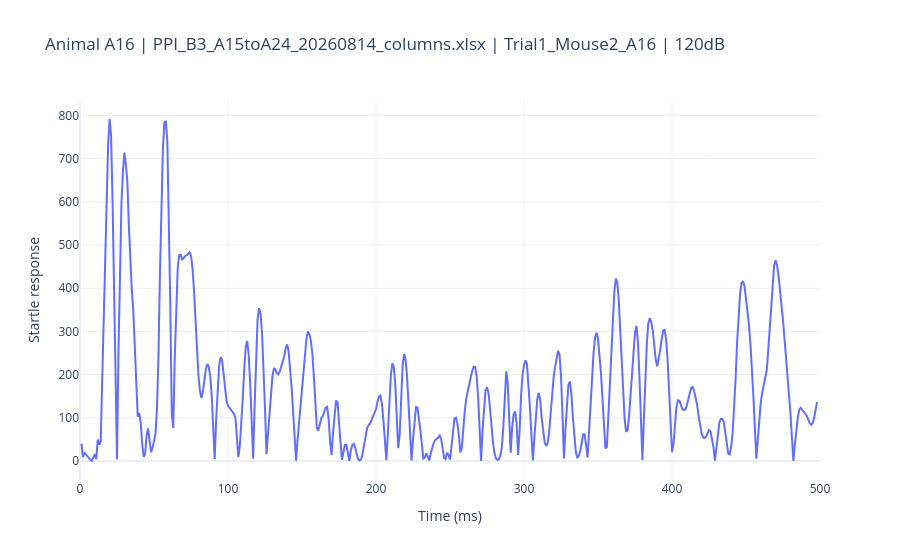
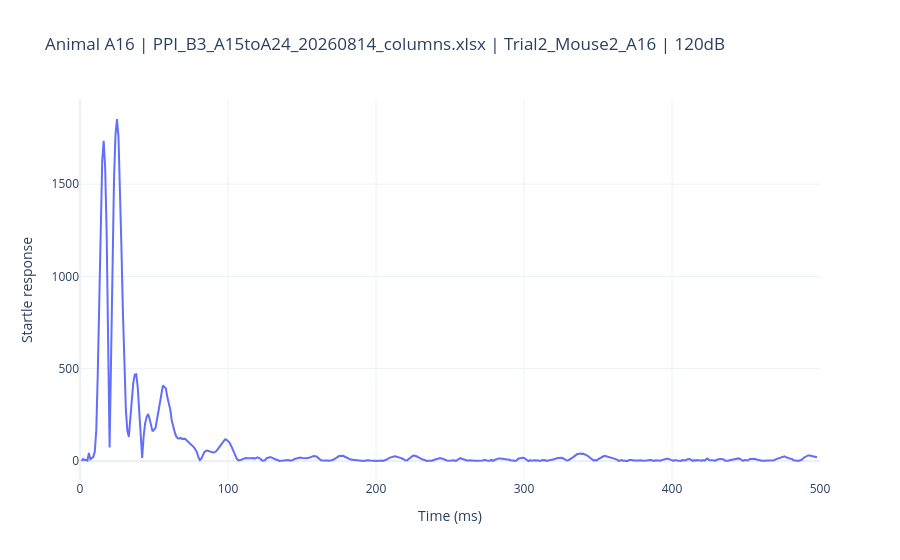
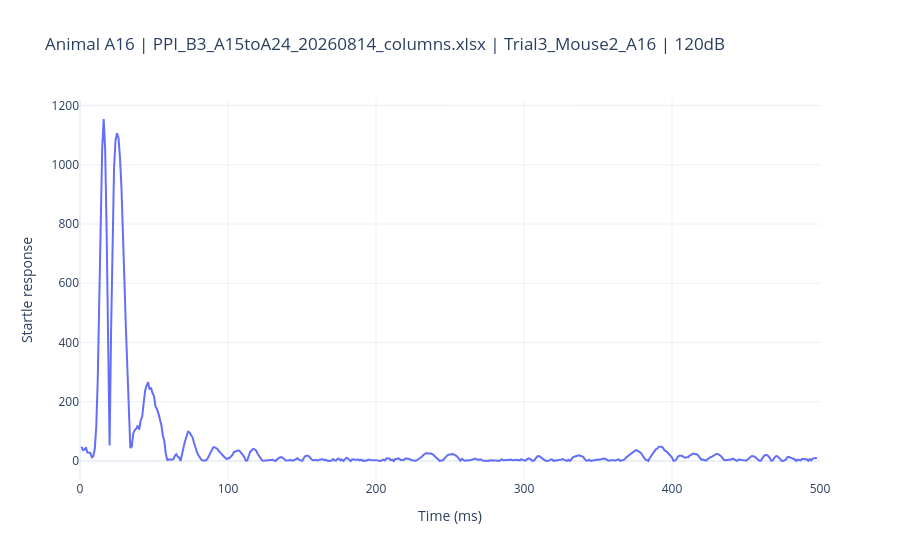
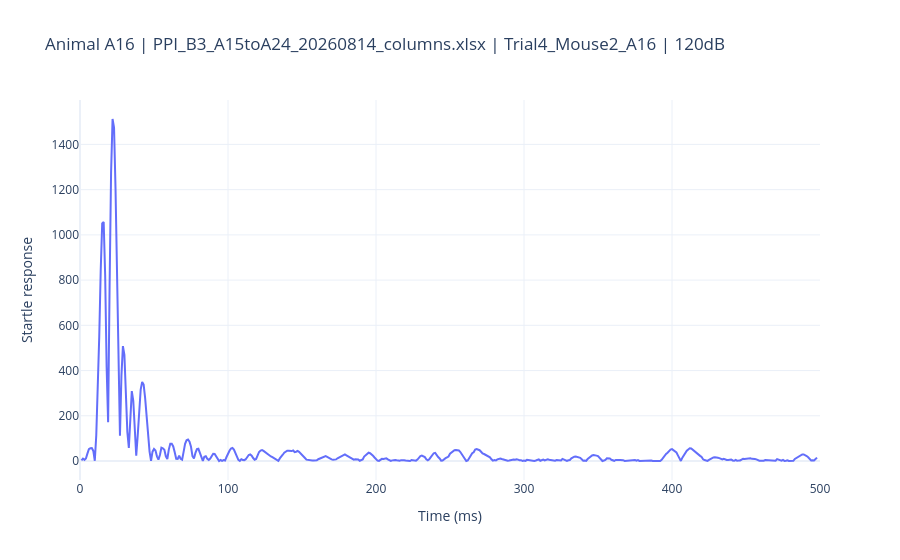

These figures' notebook cell, in order:
### Code cell
# 1. Import required libraries
import os
import re
import pandas as pd
import numpy as np
import plotly.graph_objects as go


# 2. Set the folder containing the SR-LAB files
data_folder = r'C:\Users\lsang\OneDrive\Universiteit\Neuroscience and Cognition\Profile Research Project\03_Analysis\02_Behaviour\PPI\PPI_columns'


# 3. Functions to load the SR-LAB files
def ColumNames():
    mouse_n = [1, 2, 3, 4] * 72
    trial_n = ['Trial' + str(i) for i in range(1, 73) for _ in range(4)]
    return [
        trial_n[i] + '_Mouse' + str(mouse_n[i])
        for i in range(288)
    ]


def LoadNewSRLabFile(file_path):
    raw = pd.read_excel(file_path, header=None)

    row_lookup = {
        str(raw.iloc[i, 0]).strip(): i
        for i in range(len(raw))
    }

    required = ['Chamber_ID', 'Subject_ID', 'Trial_ID', 'Trial_Num']
    missing = [name for name in required if name not in row_lookup]

    if missing:
        raise ValueError(f'Missing required rows: {missing}')

    chamber_row = row_lookup['Chamber_ID']
    subject_row = row_lookup['Subject_ID']
    condition_row = row_lookup['Trial_ID']
    trial_num_row = row_lookup['Trial_Num']

    data_rows = [
        i for i in range(len(raw))
        if str(raw.iloc[i, 0]).strip().startswith('Data')
    ]
    data_rows = sorted(
        data_rows,
        key=lambda i: int(str(raw.iloc[i, 0]).strip()[4:])
    )

    converted = {}

    for col in range(1, raw.shape[1]):
        subject = raw.iloc[subject_row, col]

        if pd.isna(subject) or str(subject).strip() == '':
            continue

        chamber = raw.iloc[chamber_row, col]
        trial_num = raw.iloc[trial_num_row, col]
        condition = raw.iloc[condition_row, col]

        if pd.isna(chamber) or pd.isna(trial_num) or pd.isna(condition):
            continue

        chamber = int(chamber)
        trial_num = int(trial_num)

        if isinstance(subject, (float, np.floating)) and float(subject).is_integer():
            subject = str(int(subject))
        else:
            subject = str(subject).strip()

        trial_name = f'Trial{trial_num}_Mouse{chamber}_{subject}'

        values = [np.nan] * 8
        values[2] = subject
        values[5] = str(condition).strip()
        values[6] = chamber
        values[7] = trial_num

        values.extend(
            pd.to_numeric(raw.iloc[data_rows, col], errors='coerce').tolist()
        )

        converted[trial_name] = values

    return pd.DataFrame(converted)


def LoadSRLabFile(file_path):
    extension = os.path.splitext(file_path)[1].lower()

    if extension in ['.xlsx', '.xls']:
        return LoadNewSRLabFile(file_path)

    big_df = pd.read_csv(file_path)
    big_df.columns = ColumNames()
    return big_df


# 4. Ask for the animal ID
animal_id = input('Enter the animal ID: ').strip()


# 5. Load files and identify relevant trials
files = [
    f for f in os.listdir(data_folder)
    if f.lower().endswith(('.csv', '.xlsx', '.xls'))
]

found_trials = 0

for file in files:

    file_path = os.path.join(data_folder, file)

    try:
        df = LoadSRLabFile(file_path)

    except Exception as e:
        print(f'Could not load {file}: {e}')
        continue

    # Find trials belonging to this animal.
    # In the current Excel format, the animal ID is stored in row 2.
    animal_trials = []

    for trial in df.columns:
        trial_id = str(df.loc[2, trial]).strip()

        if trial_id.endswith('.0'):
            trial_id = trial_id[:-2]

        if trial_id == animal_id:
            animal_trials.append(trial)

    # 6. Plot each relevant trial
    for trial in animal_trials:

        condition = df.loc[5, trial]

        waveform = pd.to_numeric(
            df[trial].iloc[8:],
            errors='coerce'
        )

        # Preserve the original sample positions as milliseconds
        time = waveform.index - 8

        fig = go.Figure()

        fig.add_trace(go.Scatter(
            x=time,
            y=waveform,
            mode='lines',
            name=trial
        ))

        fig.update_layout(
            title=f'Animal {animal_id} | {file} | {trial} | {condition}',
            xaxis_title='Time (ms)',
            yaxis_title='Startle response',
            #yaxis_range=[0, 3000],
            template='plotly_white'
        )

        fig.show()
        found_trials += 1


# 7. Report results
if found_trials == 0:
    print(f'No trials found for animal {animal_id}.')
else:
    print(f'\nDisplayed {found_trials} trials for animal {animal_id}.')

### Figure 1 — Plotly figure (JSON) as saved in the notebook; plotly's stock layout.template omitted (floating-point values rounded to 4 significant figures; data arrays with more than 128 entries replaced by an {"elided": "..."} marker saying what was removed)
{"data": [{"mode": "lines", "name": "Trial1_Mouse2_A16", "type": "scatter", "x": {"elided": "501 int values"}, "y": {"elided": "501 float values"}}], "layout": {"title": {"text": "Animal A16 | PPI_B3_A15toA24_20260814_columns.xlsx | Trial1_Mouse2_A16 | 120dB"}, "xaxis": {"title": {"text": "Time (ms)"}}, "yaxis": {"title": {"text": "Startle response"}}}}

### Figure 2 — Plotly figure (JSON) as saved in the notebook; plotly's stock layout.template omitted (floating-point values rounded to 4 significant figures; data arrays with more than 128 entries replaced by an {"elided": "..."} marker saying what was removed)
{"data": [{"mode": "lines", "name": "Trial2_Mouse2_A16", "type": "scatter", "x": {"elided": "501 int values"}, "y": {"elided": "501 float values"}}], "layout": {"title": {"text": "Animal A16 | PPI_B3_A15toA24_20260814_columns.xlsx | Trial2_Mouse2_A16 | 120dB"}, "xaxis": {"title": {"text": "Time (ms)"}}, "yaxis": {"title": {"text": "Startle response"}}}}

### Figure 3 — Plotly figure (JSON) as saved in the notebook; plotly's stock layout.template omitted (floating-point values rounded to 4 significant figures; data arrays with more than 128 entries replaced by an {"elided": "..."} marker saying what was removed)
{"data": [{"mode": "lines", "name": "Trial3_Mouse2_A16", "type": "scatter", "x": {"elided": "501 int values"}, "y": {"elided": "501 float values"}}], "layout": {"title": {"text": "Animal A16 | PPI_B3_A15toA24_20260814_columns.xlsx | Trial3_Mouse2_A16 | 120dB"}, "xaxis": {"title": {"text": "Time (ms)"}}, "yaxis": {"title": {"text": "Startle response"}}}}

### Figure 4 — Plotly figure (JSON) as saved in the notebook; plotly's stock layout.template omitted (floating-point values rounded to 4 significant figures; data arrays with more than 128 entries replaced by an {"elided": "..."} marker saying what was removed)
{"data": [{"mode": "lines", "name": "Trial4_Mouse2_A16", "type": "scatter", "x": {"elided": "501 int values"}, "y": {"elided": "501 float values"}}], "layout": {"title": {"text": "Animal A16 | PPI_B3_A15toA24_20260814_columns.xlsx | Trial4_Mouse2_A16 | 120dB"}, "xaxis": {"title": {"text": "Time (ms)"}}, "yaxis": {"title": {"text": "Startle response"}}}}
